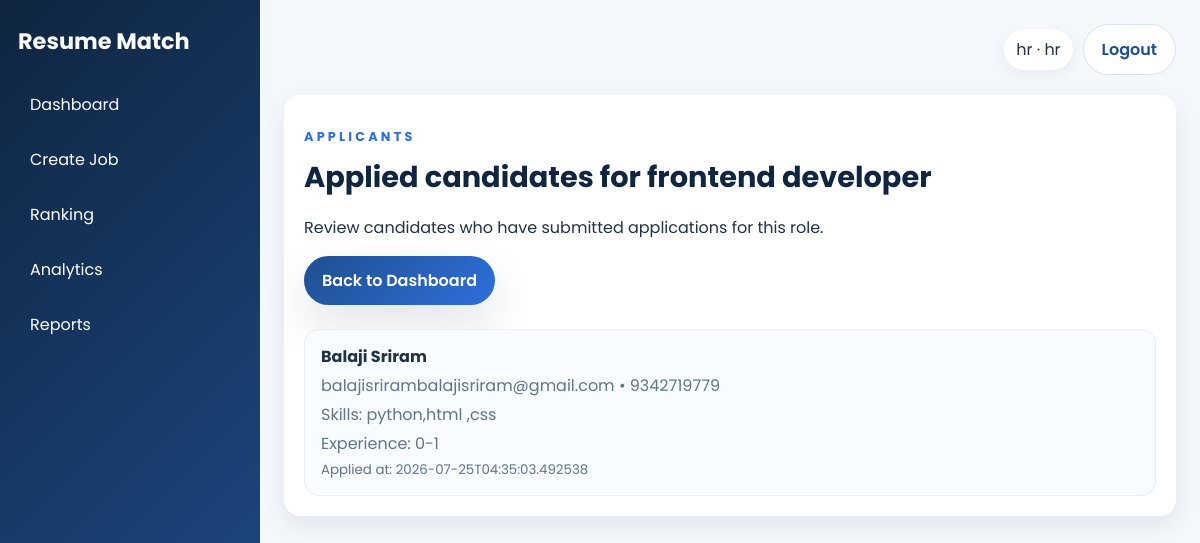
The page /hr/job/1/applicants (signed in) on the database its author committed.
### tables this page shows
CREATE TABLE users (
            id INTEGER PRIMARY KEY AUTOINCREMENT,
            username TEXT UNIQUE NOT NULL,
            email TEXT UNIQUE NOT NULL,
            password_hash TEXT NOT NULL,
            role TEXT NOT NULL CHECK(role IN ('admin','hr','candidate')),
            created_at TEXT NOT NULL
        );

CREATE TABLE job_descriptions (
            id INTEGER PRIMARY KEY AUTOINCREMENT,
            hr_user_id INTEGER NOT NULL,
            job_title TEXT NOT NULL,
            company_name TEXT NOT NULL,
            required_skills TEXT NOT NULL,
            required_experience TEXT NOT NULL,
            full_description TEXT NOT NULL,
            created_at TEXT NOT NULL,
            FOREIGN KEY (hr_user_id) REFERENCES users(id) ON DELETE CASCADE
        );

CREATE TABLE applications (
            id INTEGER PRIMARY KEY AUTOINCREMENT,
            candidate_id INTEGER NOT NULL,
            job_id INTEGER NOT NULL,
            applied_at TEXT NOT NULL,
            FOREIGN KEY (candidate_id) REFERENCES candidates(id) ON DELETE CASCADE,
            FOREIGN KEY (job_id) REFERENCES job_descriptions(id) ON DELETE CASCADE,
            UNIQUE(candidate_id, job_id)
        );

CREATE TABLE candidates (
            id INTEGER PRIMARY KEY AUTOINCREMENT,
            user_id INTEGER NOT NULL UNIQUE,
            full_name TEXT NOT NULL,
            email TEXT NOT NULL,
            phone TEXT NOT NULL,
            skills TEXT NOT NULL,
            education TEXT NOT NULL,
            experience TEXT NOT NULL,
            created_at TEXT NOT NULL,
            updated_at TEXT NOT NULL,
            FOREIGN KEY (user_id) REFERENCES users(id) ON DELETE CASCADE
        );

### app.py (the view)
@app.route("/hr/job/<int:job_id>/applicants")
@require_login("hr")
def hr_job_applicants(job_id: int) -> str:
    job = get_job_description(job_id)
    if not job:
        flash("Job not found.", "danger")
        return redirect(url_for("hr_dashboard"))
    applications = list_applications_for_job(job_id)
    return render_template("hr_applicants.html", job=job, applications=applications)

### app.py (called while the page is built)
@app.context_processor
def inject_globals() -> dict[str, Any]:
    user = None
    if "user_id" in session:
        user = get_user_by_id(session["user_id"])
    return {"current_user": user, "csrf_token": session.get("csrf_token")}

def require_login(role: str | None = None) -> Any:
    def decorator(func):
        @wraps(func)
        def wrapper(*args, **kwargs):
            if "user_id" not in session:
                flash("Please log in first.", "warning")
                return redirect(url_for("login"))
            user = get_user_by_id(session["user_id"])
            if role and user["role"] != role:
                flash("You do not have access to this page.", "danger")
                return redirect(url_for("home"))
            return func(*args, **kwargs)
        return wrapper
    return decorator

@app.before_request
def ensure_csrf_token() -> None:
    if "csrf_token" not in session:
        session["csrf_token"] = secrets.token_hex(16)

### utils/database.py (called while the page is built)
def get_connection() -> sqlite3.Connection:
    conn = sqlite3.connect(DB_PATH)
    conn.row_factory = sqlite3.Row
    conn.execute("PRAGMA foreign_keys = ON")
    return conn

def get_user_by_id(user_id: int) -> Optional[Dict[str, Any]]:
    conn = get_connection()
    user = conn.execute("SELECT * FROM users WHERE id = ?", (user_id,)).fetchone()
    conn.close()
    return dict(user) if user else None

def get_job_description(job_id: int) -> Optional[Dict[str, Any]]:
    conn = get_connection()
    row = conn.execute("SELECT * FROM job_descriptions WHERE id = ?", (job_id,)).fetchone()
    conn.close()
    return dict(row) if row else None

def list_applications_for_job(job_id: int) -> list[Dict[str, Any]]:
    conn = get_connection()
    rows = conn.execute(
        """
        SELECT applications.id, applications.applied_at, candidates.full_name, candidates.email,
               candidates.phone, candidates.skills, candidates.education, candidates.experience
        FROM applications
        JOIN candidates ON candidates.id = applications.candidate_id
        WHERE applications.job_id = ?
        ORDER BY applications.applied_at DESC
        """,
        (job_id,),
    ).fetchall()
    conn.close()
    return [dict(row) for row in rows]

### templates/hr_applicants.html
{% extends 'base.html' %}
{% block content %}
<section class="card">
    <div class="section-heading">
        <div>
            <p class="eyebrow">Applicants</p>
            <h2>Applied candidates for {{ job.job_title }}</h2>
            <p>Review candidates who have submitted applications for this role.</p>
        </div>
        <a class="btn btn-primary" href="{{ url_for('hr_dashboard') }}">Back to Dashboard</a>
    </div>
    {% if applications %}
        <div class="stack-list">
            {% for application in applications %}
                <div class="list-item">
                    <div>
                        <strong>{{ application.full_name }}</strong>
                        <p>{{ application.email }} • {{ application.phone }}</p>
                        <p>Skills: {{ application.skills }}</p>
                        <p>Experience: {{ application.experience }}</p>
                        <small>Applied at: {{ application.applied_at }}</small>
                    </div>
                </div>
            {% endfor %}
        </div>
    {% else %}
        <div class="empty-state">
            <h3>No applicants yet</h3>
            <p>Once candidates apply, they will appear here.</p>
        </div>
    {% endif %}
</section>
{% endblock %}

### templates/base.html (shortened to what this page needs)
<!DOCTYPE html>
<html lang="en">
<head>
    <link rel="stylesheet" href="{{ url_for('static', filename='css/style.css') }}">
</head>
<body class="{% if request.endpoint == 'home' %}landing-body{% else %}app-body{% endif %}">
    {% if request.endpoint == 'home' %}
        <div class="landing-page">
            <header class="sticky-nav">
                <a class="brand-mark" href="{{ url_for('home') }}"><span>Resume</span>Match</a>
                <button class="menu-toggle" aria-label="Toggle navigation">☰</button>
                <nav class="nav-links">
                    <a href="#platform">Platform</a>
                    <a href="#workflow">How It Works</a>
                    <a href="{{ url_for('jobs') }}">Jobs</a>
                    <a href="#contact">Contact</a>
                    <a class="nav-cta" href="{{ url_for('register') }}">Join Now</a>
                </nav>
            </header>
            {% with messages = get_flashed_messages(with_categories=true) %}
                {% if messages %}
                    <div class="flash-stack landing-flash">
                        {% for category, message in messages %}
                            <div class="flash flash-{{ category }}">{{ message }}</div>
                        {% endfor %}
                    </div>
                {% endif %}
            {% endwith %}
            <div class="content-wrapper">
    {% else %}
        <div class="page-shell">
            <aside class="sidebar">
                <div class="brand">Resume Match</div>
                <nav>
                    {% if current_user and current_user.role == 'admin' %}
                        <a href="{{ url_for('admin_dashboard') }}">Dashboard</a>
                        <a href="{{ url_for('admin_candidates') }}">Candidates</a>
                        <a href="{{ url_for('admin_hr_users') }}">HR Users</a>
                        <a href="{{ url_for('admin_job_descriptions') }}">Jobs</a>
                        <a href="{{ url_for('admin_resumes') }}">Resumes</a>
                    {% elif current_user and current_user.role == 'hr' %}
                        <a href="{{ url_for('hr_dashboard') }}">Dashboard</a>
                        <a href="{{ url_for('upload_job') }}">Create Job</a>
                        <a href="{{ url_for('ranking') }}">Ranking</a>
                        <a href="{{ url_for('analytics') }}">Analytics</a>
                        <a href="{{ url_for('reports') }}">Reports</a>
                    {% elif current_user and current_user.role == 'candidate' %}
                        <a href="{{ url_for('candidate_dashboard') }}">Dashboard</a>
                        <a href="{{ url_for('upload_resume') }}">Upload Resume</a>
                        <a href="{{ url_for('jobs') }}">Jobs</a>
                        <a href="{{ url_for('profile') }}">Profile</a>
                        <a href="{{ url_for('application_status') }}">Status</a>
                    {% else %}
                        <a href="{{ url_for('home') }}">Home</a>
                        <a href="{{ url_for('about') }}">About</a>
                        <a href="{{ url_for('contact') }}">Contact</a>
                    {% endif %}
                </nav>
            </aside>
            <main class="main-content">
                <header class="topbar">
                    <div class="topbar-actions">
                        {% if current_user %}
                            <span class="user-pill">{{ current_user.username }} · {{ current_user.role }}</span>
                            <a class="btn btn-outline" href="{{ url_for('logout') }}">Logout</a>
                        {% else %}
                            <a class="btn btn-outline" href="{{ url_for('login') }}">Login</a>
                            <a class="btn btn-primary" href="{{ url_for('register') }}">Register</a>
                        {% endif %}
                    </div>
                </header>
                <div class="content-wrapper">
    {% endif %}
    {% block content %}{% endblock %}
    {% if request.endpoint == 'home' %}
            </div>
            <footer class="landing-footer" id="contact">
                <p>© 2026 ResumeMatch. Trusted by modern HR teams.</p>
            </footer>
        </div>
    {% else %}
                </div>
            </main>
        </div>
    {% endif %}
</body>
</html>

### static/css/style.css (style rules this page uses)
:root { --bg: #f4f7fb; --card: #ffffff; --text: #213245; --muted: #617489; --primary: #1f4f8f; --accent: #2e6fdb; --danger: #d64545; --success: #2ca25f; --shadow: 0 20px 45px rgba(15, 37, 64, 0.12); }
* { box-sizing: border-box; }
html { scroll-behavior: smooth; }
body { margin: 0; font-family: 'Poppins', Arial, sans-serif; background: var(--bg); color: var(--text); }
.page-shell { display: flex; min-height: 100vh; }
.sidebar { width: 260px; background: linear-gradient(135deg, #0f2540, #1f4f8f); color: white; padding: 24px 18px; }
.brand { font-size: 1.4rem; font-weight: 700; margin-bottom: 24px; }
.sidebar nav { display: flex; flex-direction: column; gap: 10px; }
.sidebar a { color: white; text-decoration: none; padding: 10px 12px; border-radius: 8px; }
.main-content { flex: 1; padding: 24px; }
.topbar { display: flex; justify-content: space-between; align-items: center; margin-bottom: 20px; }
.topbar-actions { display: flex; gap: 10px; align-items: center; }
.user-pill { background: white; padding: 8px 12px; border-radius: 999px; box-shadow: 0 4px 14px rgba(0,0,0,0.06); }
.card { background: var(--card); border-radius: 16px; padding: 20px; box-shadow: 0 10px 24px rgba(15,37,64,0.08); margin-bottom: 20px; }
.eyebrow { text-transform: uppercase; color: var(--accent); letter-spacing: 0.25em; font-weight: 700; font-size: 0.8rem; margin-bottom: 10px; }
.btn { border: none; cursor: pointer; text-decoration: none; display: inline-flex; align-items: center; justify-content: center; padding: 12px 18px; font-weight: 600; border-radius: 999px; transition: transform 0.2s ease, box-shadow 0.2s ease; }
.btn-primary { background: linear-gradient(135deg, var(--primary), var(--accent)); color: white; box-shadow: var(--shadow); }
.btn-outline { background: white; color: var(--primary); border: 1px solid #d8e3ef; }
.section-heading { margin-bottom: 24px; }
.section-heading h2 { font-size: 1.8rem; margin: 0; color: #0f2540; }
.stack-list { display: flex; flex-direction: column; gap: 12px; }
.list-item { display: flex; justify-content: space-between; align-items: center; gap: 12px; background: #f8fbff; border: 1px solid #e7eef7; border-radius: 14px; padding: 14px 16px; }
.list-item p, .list-item small { margin: 4px 0 0; color: var(--muted); }

### rows shown on the page
users: username "hr", role "hr"
job_descriptions: job_title "frontend developer"
applications: full_name "Balaji Sriram", email "balajisrirambalajisriram@gmail.com", phone "9342719779", skills "python,html ,css", experience "0-1", applied_at "2026-07-25T04:35:03.492538"
